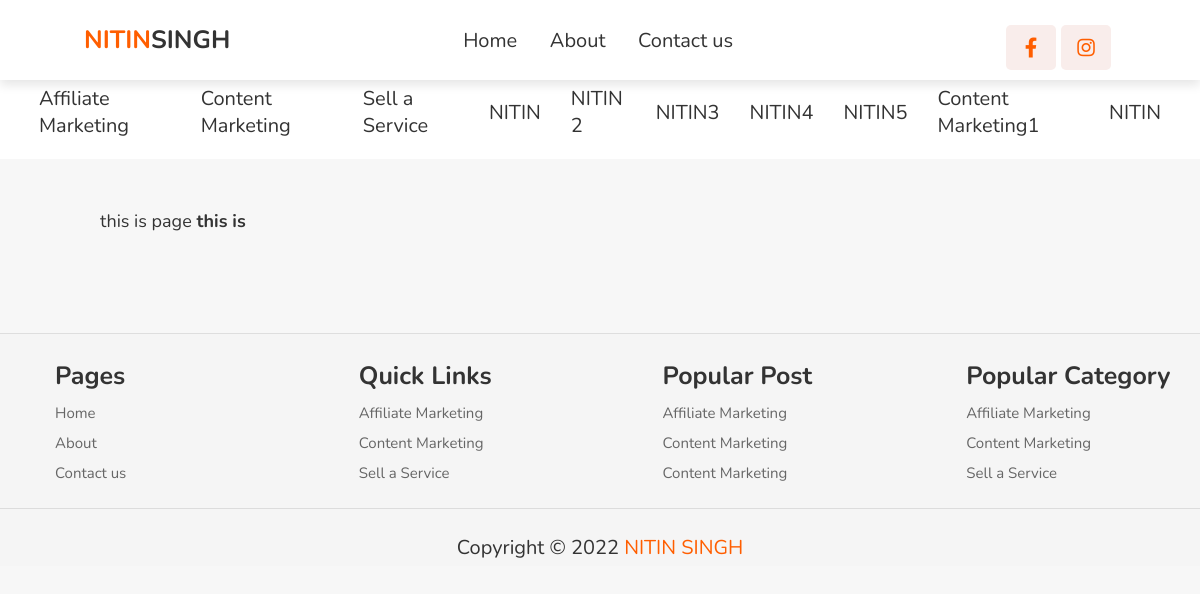
The page /page/About-us on the database as committed earlier.
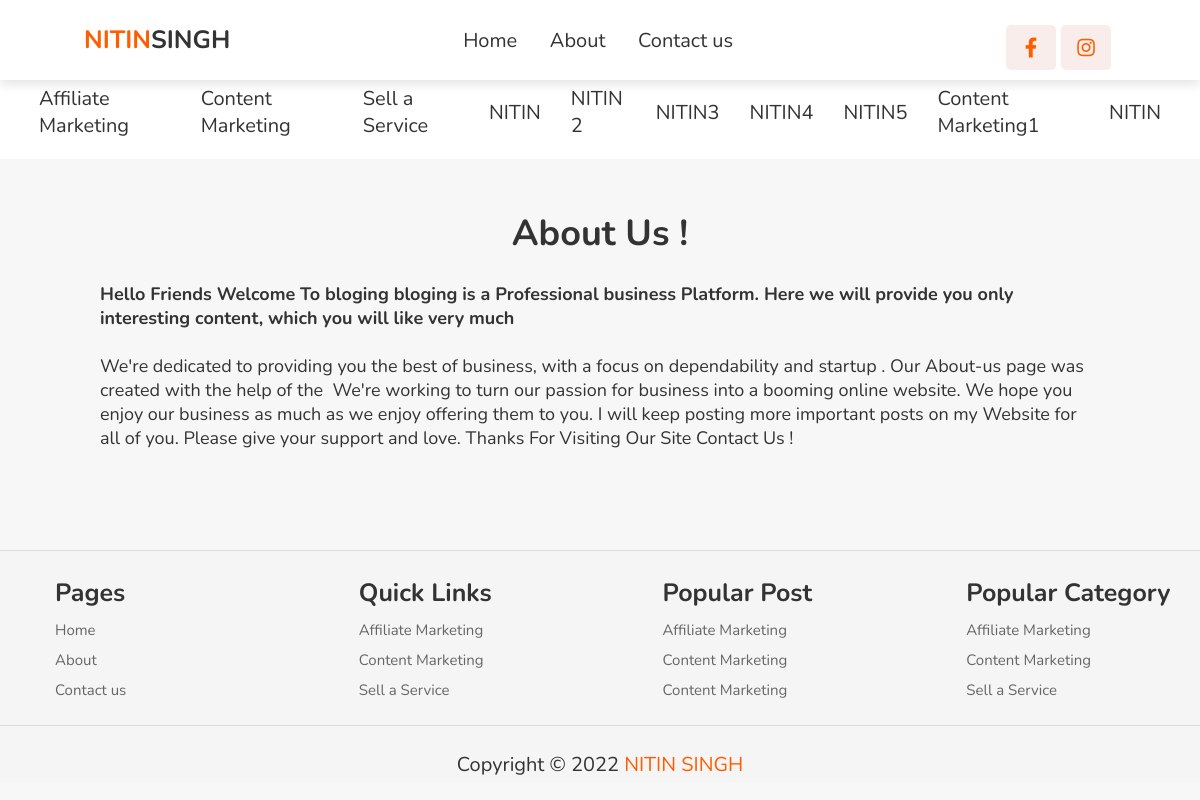
The same page on the database as committed later.
### pages/models.py (models this page shows, shortened)
class Page(models.Model):
    name = models.CharField(max_length=155, unique=True)
    sidebar = models.BooleanField(default=False)
    url = models.CharField(max_length=155)
    content = models.TextField()

### pages/views.py (the view)
# urls.py: path('page/', include('pages.urls')),
def page(request, page):
    pagedata = Page.objects.filter(url = page).first()
    featured_category = Category.objects.filter(featured=True)
    categoryp = Category.objects.all()
    if pagedata is not None:
        context = {
            "page":pagedata,
            "navThemeBar":baseData(),
            "featured_category":featured_category,
             "categoryp":categoryp,
        }
        if pagedata.sidebar:
            return render(request, "pages/page_with_sidebar.html", context)
        else:
            return render(request, "pages/page.html", context)
    else:
        return redirect("/")

### pages/templates/pages/page.html (shortened to what this page needs)
{% extends 'blog/base.html' %}
{% block body %}
<div class="ourpagesdata">
{{page.content|safe}}
</div>
{% endblock body %}

Rows that differ between the two databases and show on the page:
changed Page: content "this is page this is" → "About Us ! Hello Friends Welcome To bloging bloging is a Professional business Platform. Here we will provide you only interesting content, which you will like very much We're dedicated to providing you the best of business, with a focus on dependability and startup . Our About-us page was created with the help of the We're working to turn our passion for business into a booming online website. We hope you enjoy our business as much as we enjoy offering them to you. I will keep posting more important posts on my Website for all of you. Please give your support and love. Thanks For Visiting Our Site Contact Us !"
